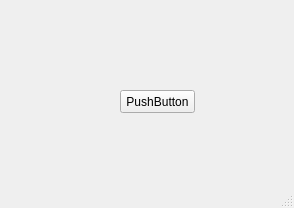
<?xml version="1.0" encoding="UTF-8"?>
<ui version="4.0">
 <class>MainWindow</class>
 <widget class="QMainWindow" name="MainWindow">
  <property name="geometry">
   <rect>
    <x>0</x>
    <y>0</y>
    <width>294</width>
    <height>208</height>
   </rect>
  </property>
  <property name="windowTitle">
   <string>MainWindow</string>
  </property>
  <widget class="QWidget" name="centralwidget">
   <widget class="QPushButton" name="pushButton">
    <property name="geometry">
     <rect>
      <x>120</x>
      <y>90</y>
      <width>75</width>
      <height>23</height>
     </rect>
    </property>
    <property name="text">
     <string>PushButton</string>
    </property>
   </widget>
  </widget>
  <widget class="QStatusBar" name="statusbar"/>
 </widget>
 <resources/>
 <connections/>
</ui>
